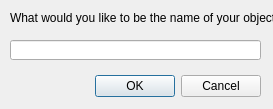
<?xml version="1.0" encoding="UTF-8"?>
<ui version="4.0">
 <class>Dialog</class>
 <widget class="QDialog" name="Dialog">
  <property name="geometry">
   <rect>
    <x>0</x>
    <y>0</y>
    <width>273</width>
    <height>109</height>
   </rect>
  </property>
  <property name="windowTitle">
   <string>Dialog</string>
  </property>
  <widget class="QDialogButtonBox" name="buttonBox">
   <property name="geometry">
    <rect>
     <x>-80</x>
     <y>70</y>
     <width>341</width>
     <height>32</height>
    </rect>
   </property>
   <property name="orientation">
    <enum>Qt::Horizontal</enum>
   </property>
   <property name="standardButtons">
    <set>QDialogButtonBox::Cancel|QDialogButtonBox::Ok</set>
   </property>
  </widget>
  <widget class="QLabel" name="label">
   <property name="geometry">
    <rect>
     <x>10</x>
     <y>10</y>
     <width>311</width>
     <height>16</height>
    </rect>
   </property>
   <property name="text">
    <string>What would you like to be the name of your object?</string>
   </property>
  </widget>
  <widget class="QLineEdit" name="lineEdit">
   <property name="geometry">
    <rect>
     <x>10</x>
     <y>40</y>
     <width>251</width>
     <height>20</height>
    </rect>
   </property>
  </widget>
 </widget>
 <resources/>
 <connections>
  <connection>
   <sender>buttonBox</sender>
   <signal>accepted()</signal>
   <receiver>Dialog</receiver>
   <slot>accept()</slot>
   <hints>
    <hint type="sourcelabel">
     <x>248</x>
     <y>254</y>
    </hint>
    <hint type="destinationlabel">
     <x>157</x>
     <y>274</y>
    </hint>
   </hints>
  </connection>
  <connection>
   <sender>buttonBox</sender>
   <signal>rejected()</signal>
   <receiver>Dialog</receiver>
   <slot>reject()</slot>
   <hints>
    <hint type="sourcelabel">
     <x>316</x>
     <y>260</y>
    </hint>
    <hint type="destinationlabel">
     <x>286</x>
     <y>274</y>
    </hint>
   </hints>
  </connection>
 </connections>
</ui>
